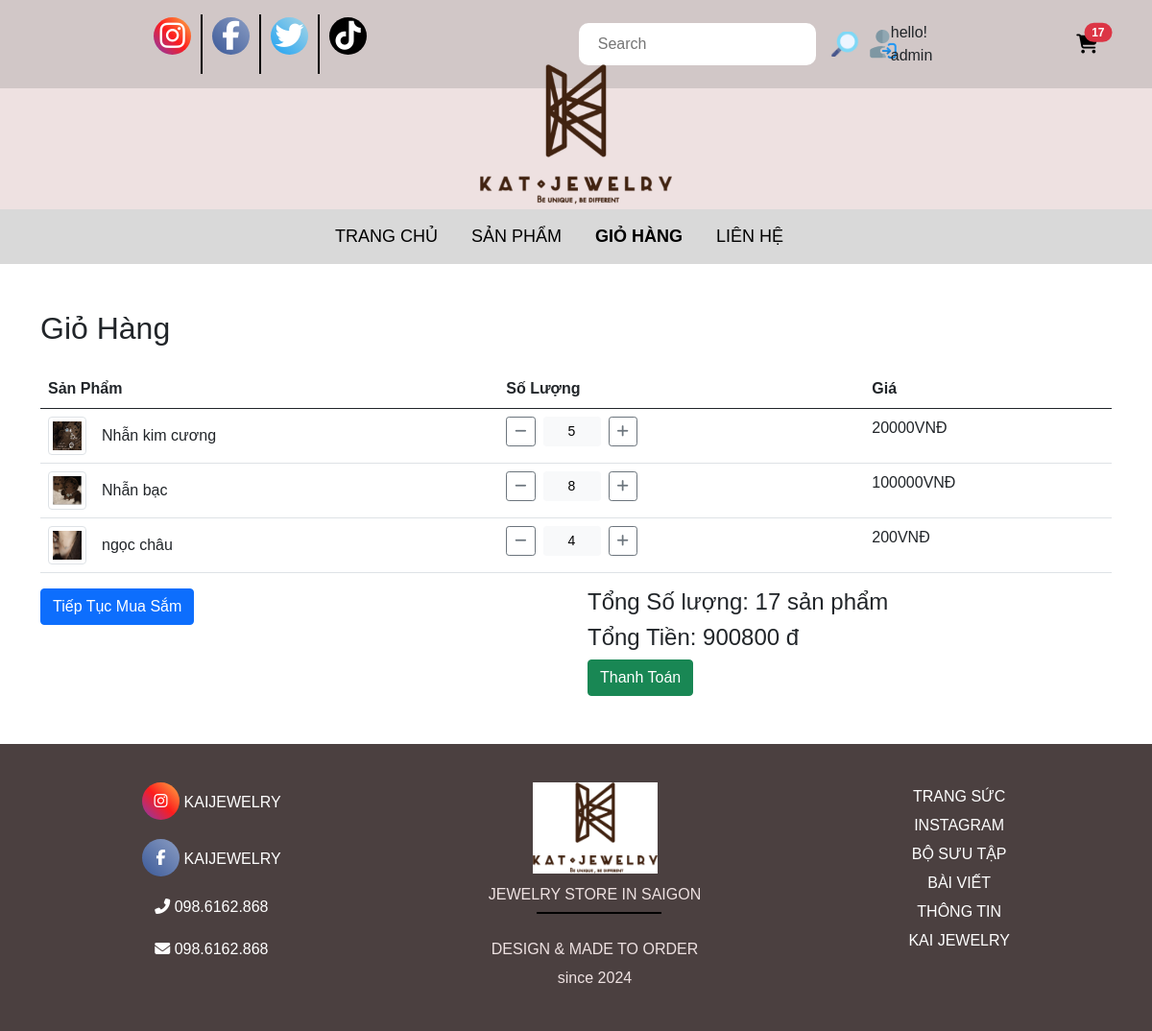
The app's page /cart/ (signed in), older data.
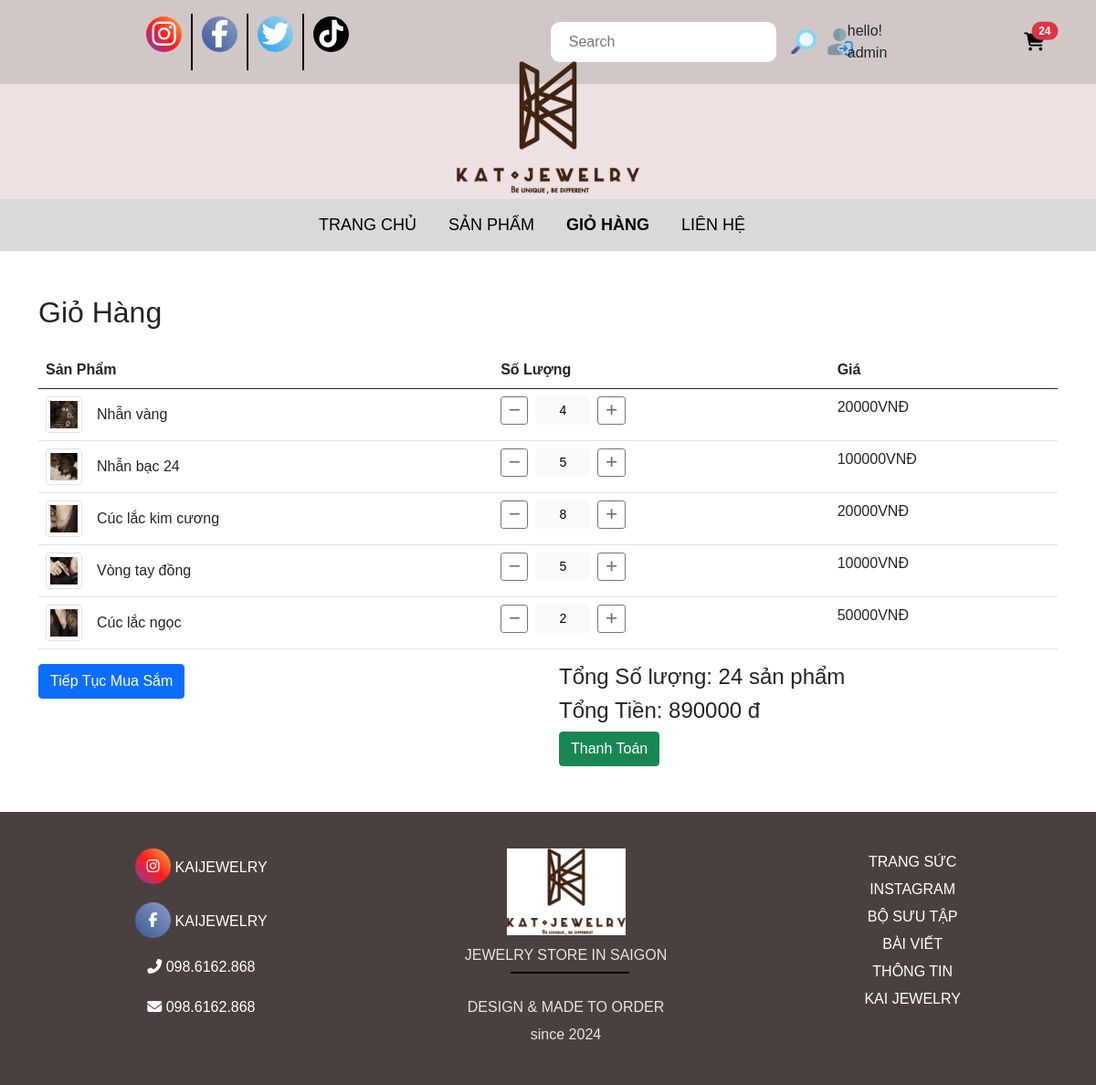
The same page, newer data.
### apps/models.py (models this page shows, shortened)
class OrderItem(models.Model):
    product = models.ForeignKey(Product, on_delete=models.SET_NULL,blank = True, null = True)
    order = models.ForeignKey(Order, on_delete=models.SET_NULL,blank = True, null = True)
    quantity = models.IntegerField(default=0, null = True, blank= True)
    date_added = models.DateTimeField(auto_now_add=True)
    @property
    def get_total(self):
        total = self.product.price * self.quantity
        return total

class Product(models.Model):
    category = models.ManyToManyField(Category, related_name='product')
    name = models.CharField(max_length=200, null=True)
    price = models.IntegerField()
    detail =models.TextField(null=True, blank = True)
    image = models.ImageField(null =True, blank = True)
    @property
    def ImageURL(self):
        try:
            url = self.image.url
        except:
            url = ''
        return url

class Order(models.Model):
    customer = models.ForeignKey(User, on_delete=models.SET_NULL, blank=True, null=True)
    date_order = models.DateTimeField(auto_now_add=True)
    complete = models.BooleanField(default=False, null= True, blank = True)
    transaction_id = models.CharField(max_length=200, null = True)
    @property
    def get_cart_items(self):
        orderitems = self.orderitem_set.all()
        total = sum([item.quantity for item in orderitems])
        return total
    @property
    def get_cart_total(self):
        orderitems = self.orderitem_set.all()
        total = sum([item.get_total for item in orderitems])
        return total

### apps/views.py (the view)
# urls.py: path('cart/', views.cart, name='cart'),  # Giỏ hàng
def cart(request):
  if request.user.is_authenticated:
     customer = request.user
     order, created = Order.objects.get_or_create(customer = customer, complete = False)
     items = order.orderitem_set.all()
     cartItems = order.get_cart_items
     user_login = "show"
     user_not_login = "hidden"
  else:
     items = []
     order = {'get_cart_items' : 0 , 'get_cart_total':0}
     cartItems = order['get_cart_items']
     user_login = "hidden"
     user_not_login = "show"
  context = {'items' :items,
             "order" : order,
             'user_login': user_login,
             'user_not_login':user_not_login,
             'cartItems':cartItems,
             }
  return render(request, 'cart.html', context)

### apps/templates/cart.html (shortened to what the changed rows need)
{%load static%}
<!DOCTYPE html>
<html lang="en">
  <head>
    <link rel="stylesheet" href="https://cdnjs.cloudflare.com/ajax/libs/font-awesome/6.7.2/css/all.min.css" />
    <link rel="stylesheet" href="{% static 'css/bootstrap.min.css' %}" />
    <link rel="stylesheet" href="{% static 'css/style.css' %}" />
  </head>
  <body>
    <div class="header">
      <div class="support-bar">
        <div class="form-inline my-2 my-lg-0 position-relative">
          <a id="cart-icon" href="{% url 'cart' %}" class="text-decoration-none">
            <i class="fa-solid fa-cart-shopping fa-lg"></i>
          </a>
          <span id="cart-total" class="position-absolute top-0 start-100 translate-middle badge rounded-pill bg-danger"> {{cartItems}} </span>
        </div>
      </div>
    </div>
    <div class="hero">
      <div class="container mt-5">
        <h2 class="mb-4">Giỏ Hàng</h2>
        <table class="table">
          <thead>
            <tr>
              <th scope="col ">Sản Phẩm</th>
              <th scope="col">Số Lượng</th>
              <th scope="col">Giá</th>
            </tr>
          </thead>
          <tbody>
            {%for item in items%}
            <tr>
              <td>
                <div class="d-flex align-items-center">
                  <img src="{{ item.product.ImageURL }}" class="img-thumbnail me-3" style="width: 40px; height: 40px" />
                  <span>{{ item.product.name }}</span>
                </div>
              </td>
              <td>
                <div class="d-flex align-items-center">
                  <button data-product="{{item.product.id}}" data-action="remove" class="btn btn-outline-secondary btn-sm update-cart" data-id="{{ item.id }}" data-action="decrease">
                    <i class="fa fa-minus"></i>
                  </button>
                  <button class="btn btn-light btn-sm mx-2 text-center" style="width: 60px" data-id="{{ item.id }}">{{ item.quantity }}</button>
                  <button data-product="{{item.product.id}}" data-action="add" class="btn btn-outline-secondary btn-sm update-cart" data-id="{{ item.id }}" data-action="increase">
                    <i class="fa fa-plus"></i>
                  </button>
                </div>
              </td>
              <td>{{item.product.price}}VNĐ</td>
            </tr>
            {% endfor %}
          </tbody>
        </table>
        <div class="row">
          <div class="col-md-6 text-right">
            <h4>Tổng Số lượng: <span id="total-price">{{ order.get_cart_items }} sản phẩm</span></h4>
            <h4>Tổng Tiền: <span id="total-price">{{ order.get_cart_total }} đ</span></h4>
          </div>
        </div>
      </div>
    </div>
  </body>
</html>

Row changes from the older to the newer data that the page shows:
changed OrderItem: product.name "Nhẫn kim cương" → "Nhẫn vàng"; quantity "5" → "4"
changed OrderItem: product.name "Nhẫn bạc" → "Nhẫn bạc 24"; quantity "8" → "5"
changed OrderItem: product.name "ngọc châu" → "Cúc lắc kim cương"; quantity "4" → "8"; product.price "200" → "20000"
added OrderItem: product.ImageURL (picture), product.name "Vòng tay đồng", quantity "5", product.price "10000"
added OrderItem: product.ImageURL (picture), product.name "Cúc lắc ngọc", quantity "2", product.price "50000"
changed through a linked row, Order: get_cart_items "17" → "24"; get_cart_total "900800" → "890000"
Text that changed along with them:
{{ cartItems }}: "17" → "24"
